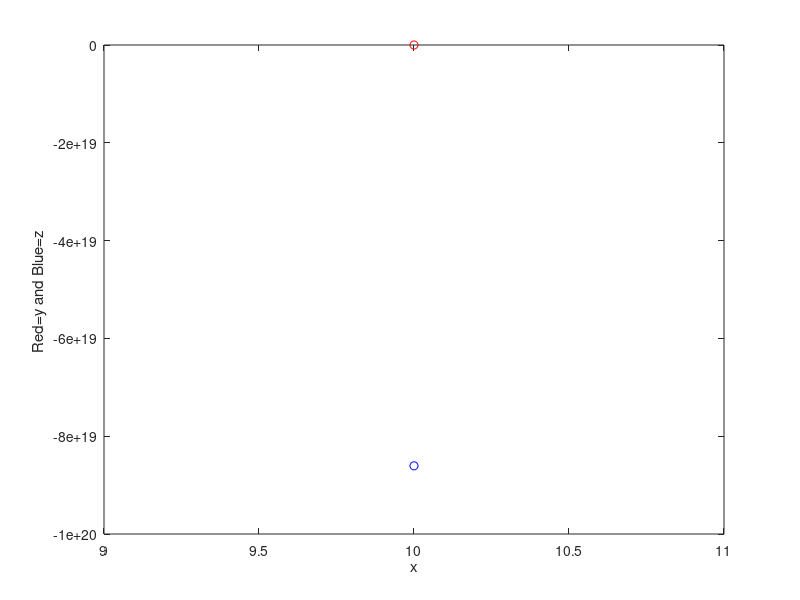

MATLAB code for this plot:
f1=@(x,y,z)((-y+z)*exp(1-x)+0.5);
f2=@(x,y,z) (y-z^2); 
x0=input('\n Initial value of x: ');
y0=input('\n Initial value of y: ');
z0=input('\n Initial value of z: ');
xn=input('\n Final value of x: '); 
h=input('\n The step size h: '); 
fprintf('\n x        y      z '); 
while x0<=xn
    fprintf('\n%4.3f  %4.3f  %4.3f',x0,y0,z0);
    x1 = x0 + h;
    Ky1 = f1 (x0,y0 ,z0) ;
    Kz1 = f2 (x0,y0,z0);
    Ky2 =f1 (x1 ,y0+Ky1*h,z0+Kz1*h) ;
    Kz2 =f2 (x1 ,y0 +Ky1*h, z0+Kz1*h) ;
    Ky3 =f1 (x1 ,y0 +Ky2*h, z0+Kz2*h) ;
    Kz3 =f2 (x1 ,y0 +Ky2*h, z0+Kz2*h) ;
    Ky4 =f1(x1,y0+ Ky3*h, z0+Kz3*h);
    Kz4 =f2(x1,y0+ Ky3*h, z0+Kz3*h);
    y1 = y0 + (Ky1 + 2*Ky2 + 2*Ky3 + Ky4)*h/6;
    z1 = z0 + (Kz1 + 2*Kz2 + 2*Kz3 + Kz4)*h/6;
    x0=x1;
    y0=y1;
    z0=z1;
    plot(x0,y0,'-ro')
    xlabel ( 'x' ) ; ylabel ( 'Red=y and Blue=z ' )
    hold on
    plot (x0,z0,'-bo')
end
